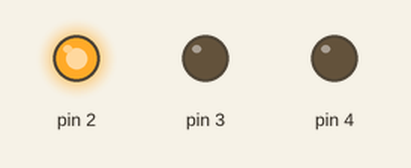
Recording of a sketch running on a simulated Arduino Uno, built with avr-gcc and run on an emulated ATmega328P. Shown: output pins drawn as LEDs (lit = HIGH).

Above: at 2.5 s.
At 5.7 s:
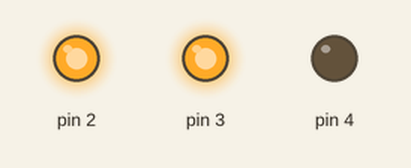
At 8.5 s:
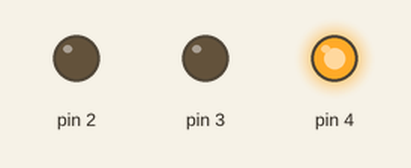
At 12.7 s:
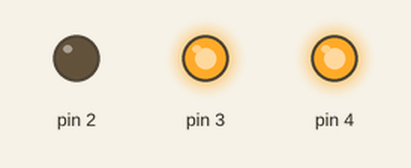
At 17.2 s:
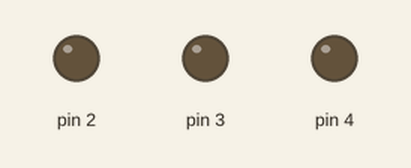
Timing chart, 0 to 22.8 s (numbered marks = the images above):
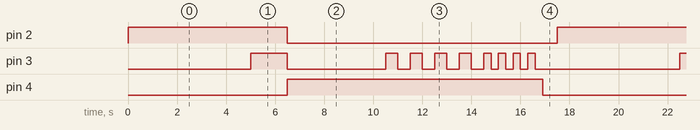

The sketch:

trafficLight.ino
```cpp
//Trafik Lambasi

int kirmizi = 2;
int sari = 3;
int yesil = 4;

void setup() {
pinMode(2, OUTPUT);
pinMode(3, OUTPUT);
pinMode(4, OUTPUT);
}

void loop() {
digitalWrite(2,1);
digitalWrite(3,0);
digitalWrite(4,0);
delay(5000);

digitalWrite(2,1);
digitalWrite(3,1);
digitalWrite(4,0);
delay(1500);

digitalWrite(2,0);
digitalWrite(3,0);
digitalWrite(4,1);
delay(4000);

digitalWrite(2,0);
digitalWrite(3,HIGH);
delay(500);
digitalWrite(3,LOW);
delay(500);
digitalWrite(3,HIGH);
delay(500);
digitalWrite(3,LOW);
delay(500);
digitalWrite(3,HIGH);
delay(500);
digitalWrite(3,LOW);
delay(500);
digitalWrite(3,HIGH);
delay(500);
digitalWrite(3,LOW);
delay(500);
digitalWrite(3,HIGH);
delay(300);
digitalWrite(3,LOW);
delay(300);
digitalWrite(3,HIGH);
delay(300);
digitalWrite(3,LOW);
delay(300);
digitalWrite(3,HIGH);
delay(300);
digitalWrite(3,LOW);
delay(300);
digitalWrite(3,HIGH);
delay(300);
digitalWrite(3,LOW);
delay(300);
digitalWrite(4,0);
delay(600);
}
```

Measured:
- by itself, pin 2: alternates HIGH for 6.5 s and LOW for 11.0 s
- by itself, pin 3: repeats every 17.5 s: LOW 4.0 s, 4 × (HIGH 0.50 s, LOW 0.50 s), 3 × (HIGH 0.30 s, LOW 0.30 s), HIGH 0.30 s, LOW 5.9 s, HIGH 1.5 s
- by itself, pin 4: alternates HIGH for 10.4 s and LOW for 7.1 s
